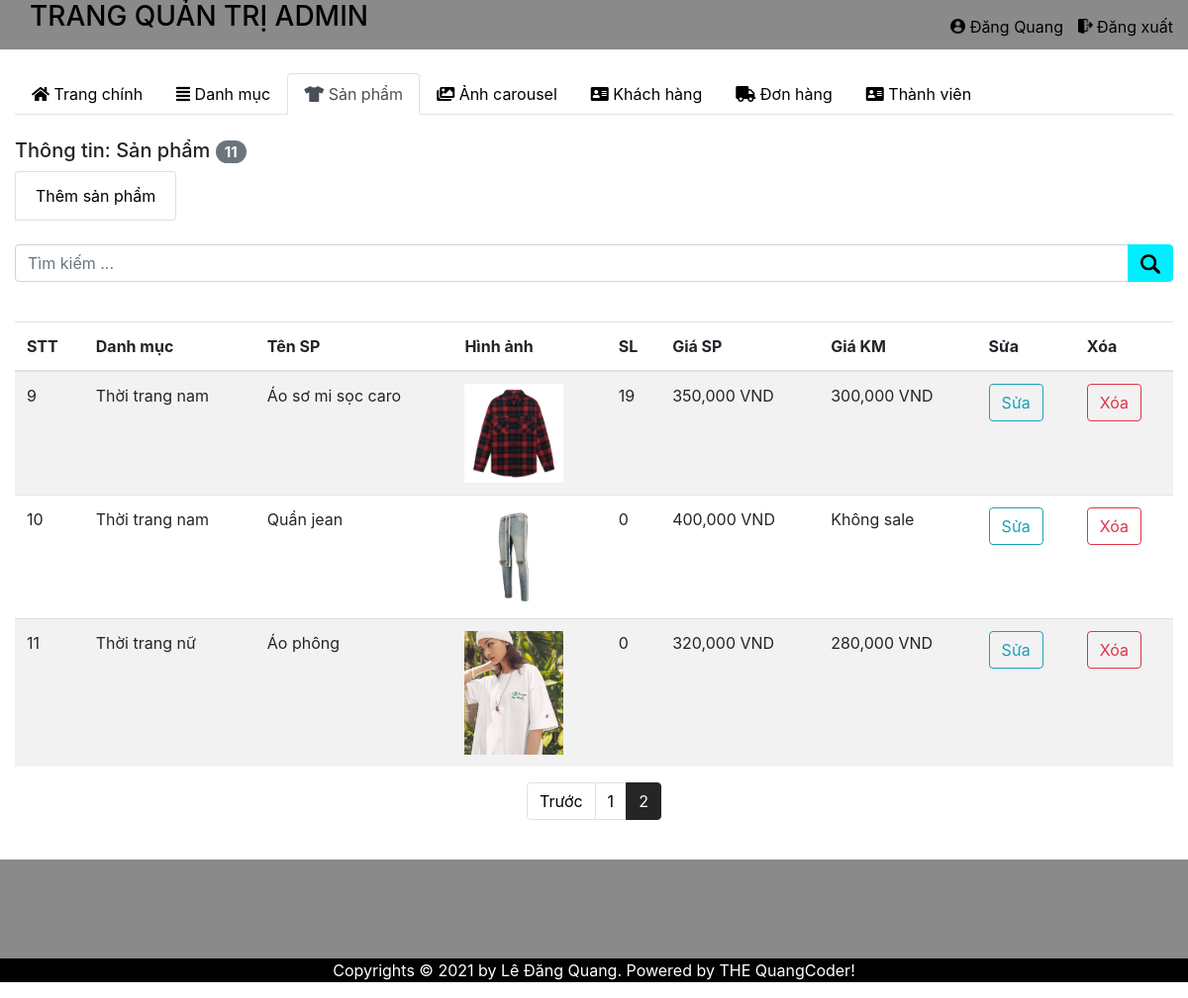
Page /admin/product.php?page=2 (signed in) on the committed database.
### tables this page shows
CREATE TABLE `product` (
  `id_product` int(11) NOT NULL,
  `id_danh_muc` int(11) NOT NULL,
  `ten_sanpham` varchar(100) NOT NULL,
  `anh_sanpham` varchar(255) NOT NULL,
  `soluong` int(11) NOT NULL,
  `gia_sanpham` float NOT NULL,
  `gia_khuyenmai` float DEFAULT NULL,
  `chitiet` text NOT NULL
);

CREATE TABLE `danhmuc` (
  `id_danhmuc` int(11) NOT NULL,
  `ten_danhmuc` varchar(255) NOT NULL
);

### admin/product.php (the view, shortened to what this page needs)
<?php
include 'header.php';
$keyword = isset($_GET['keyword']) ? $_GET['keyword'] : '';
$product = mysqli_query($conn, "SELECT product.*,danhmuc.ten_danhmuc AS 'ten_danhmuc' FROM product JOIN danhmuc ON product.id_danh_muc =
danhmuc.id_danhmuc WHERE product.ten_sanpham LIKE '%$keyword%' ");
$limit = 8;
$total_page = ceil(mysqli_num_rows($product) / $limit);
$cr_page = (isset($_GET['page']) ? $_GET['page'] : 1);
$star = ($cr_page - 1) * $limit;
$product = mysqli_query($conn, "SELECT product.*,danhmuc.ten_danhmuc AS 'ten_danhmuc' FROM product JOIN danhmuc ON product.id_danh_muc =
danhmuc.id_danhmuc ORDER BY id_product DESC  LIMIT $star,$limit ");
$san_pham = mysqli_query($conn,"SELECT * FROM product");
?>
<ul class="nav nav-tabs">
  <li class="nav-item">
    <a class="nav-link " href="index.php"><i class="fas fa-home"></i> Trang chính</a>
  </li>
  </li>  <li class="nav-item">
    <a class="nav-link " href="category.php"><i class="fas fa-align-justify"></i> Danh mục</a>
  </li>
  <li class="nav-item">
    <a class="nav-link active" href="product.php"><i class="fas fa-tshirt"></i> Sản phẩm</a>
  </li>
  <li class="nav-item">
    <a class="nav-link" href="carousel.php"><i class="fas fa-images"></i> Ảnh carousel</a>
  </li>
  <li class="nav-item">
    <a class="nav-link" href="users.php"><i class="fas fa-address-card"></i> Khách hàng</a>
  </li>
  <li class="nav-item">
    <a class="nav-link" href="donhang.php"><i class="fas fa-truck"></i> Đơn hàng</a>
  </li>
  <li class="nav-item">
    <a class="nav-link" href="member.php"><i class="fas fa-address-card"></i> Thành viên</a>
  </li>
</ul>
<br>
<h5>Thông tin: Sản phẩm <span class="badge badge-secondary badge-pill"><?=  mysqli_num_rows($san_pham) ?></span></h5>
<ul class="list-group list-group-horizontal">
  <li class="list-group-item"><a href="addproduct.php">Thêm sản phẩm</a></li>
</ul>
<br>
<form action="" method="GET" role="form">
  <div class="input-group mb-3 mt50">
    <input type="text" class="form-control" placeholder="Tìm kiếm ... " name="keyword">
    <div class="input-group-append">
      <button class="btn btn-secondary" type="submit"><img src="../images/icon/search.png" style="width: 20px;" alt=""></button>
    </div>
  </div>
</form>
<br>
<table class="table table-striped">
  <thead>
    <tr>
      <th>STT</th>
      <th>Danh mục</th>
      <th>Tên SP</th>
      <th>Hình ảnh</th>
      <th>SL</th>
      <th>Giá SP</th>
      <th>Giá KM</th>
      <th>Sửa</th>
      <th>Xóa</th>
    </tr>
  </thead>
  <tbody>
    <?php
    foreach ($product as $key => $value) { ?>
      <tr>
        <td><?= ++$star ?></td>
        <td><?= $value['ten_danhmuc'] ?></td>
        <td><?= $value['ten_sanpham'] ?></td>
        <td><img src="../uploads/<?= $value['anh_sanpham'] ?>" alt="" width="100px"></td>
        <td><?= $value['soluong'] ?></td>
        <td><?= number_format($value['gia_sanpham']) ?> VND</td>
        <td><?php if ($value['gia_khuyenmai'] > 0) {
              echo number_format($value['gia_khuyenmai']); ?> VND   <?php
            } else {
              echo 'Không sale';
            } ?></td>
        <td><a class="btn btn-outline-info" href="repair_product.php?id=<?= $value['id_product'] ?>">Sửa</a>
        </td>
        <td>
          <a onclick="return confirm('Bạn có có chắc chắn muốn xóa: <?= $value['ten_sanpham'] ?> không');" class="btn btn-outline-danger" href="delete_product.php?id=<?= $value['id_product'] ?>">Xóa</a>
        </td>
      </tr>
    <?php }
    ?>
  </tbody>
</table>
<ul class="pagination justify-content-center">
  <?php if ($cr_page > 1) { ?>
    <li class="page-item "><a class="page-link" href="product.php?page=<?= $cr_page - 1 ?>">Trước</a></li>
  <?php } ?>
  <?php
  for ($i = 1; $i <= $total_page; $i++) { ?>
    <li class="page-item <?= (($cr_page == $i) ? 'active' : '') ?> ">
      <a class="page-link" href="product.php?page=<?= $i ?><?= ($keyword != '') ? "&keyword=$keyword" : '' ?>">
        <?= $i ?></a>
    </li>
  <?php } ?>
</ul>
<?php
include 'footer.php';
?>

### css/style-admin.css (style rules this page uses)
* { margin: 0; padding: 0; }
a { color: black; }
.page-link { color: black; }
.page-item.active .page-link { z-index: 3; color: #fff; background-color: #252525; border-color: #252525; }

### rows in the picture
product: id_danh_muc.ten_danhmuc "Thời trang nam", ten_sanpham "Áo sơ mi sọc caro", anh_sanpham (picture), soluong "19", gia_sanpham "350,000", gia_khuyenmai "300,000"
product: id_danh_muc.ten_danhmuc "Thời trang nam", ten_sanpham "Quần jean", anh_sanpham (picture), soluong "0", gia_sanpham "400,000", gia_khuyenmai "Không sale"
product: id_danh_muc.ten_danhmuc "Thời trang nữ", ten_sanpham "Áo phông", anh_sanpham (picture), soluong "0", gia_sanpham "320,000", gia_khuyenmai "280,000"

### other values in the picture
$admin['name'] "Đăng Quang"
mysqli_num_rows($san_pham) "11"
